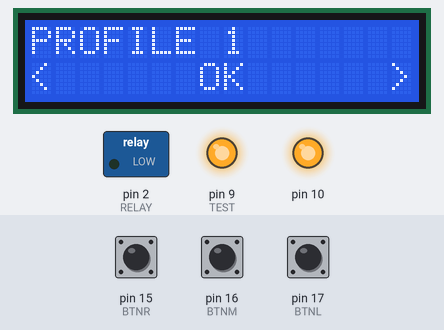
This sketch was run on a simulated Arduino Pro Mini, built with avr-gcc and run on an emulated ATmega328P. Parts: 16×2 character LCD, switched loads named in the sketch (green lamp = pin HIGH), output pins drawn as LEDs (lit = HIGH). The test bench sets the inputs (shaded band); at power-on: pin 16 (BTNM) HIGH, pin 15 (BTNR) HIGH, pin 17 (BTNL) HIGH. Pins used as bus, display or sensor lines are not drawn.

Above: at 1.2 s.
1.3 s: pin 16 (BTNM) pulled LOW for 0.15 s
At 1.6 s:
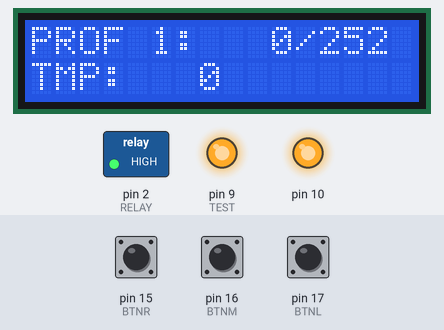
4.4 s: pin 16 (BTNM) pulled LOW for 1 s
At 5.2 s:
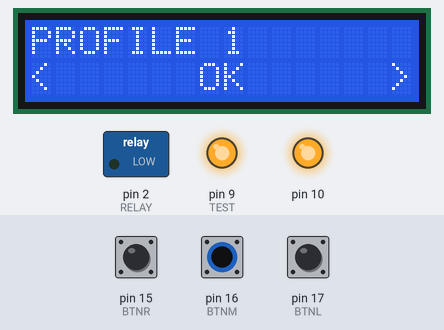
6.9 s: pin 15 (BTNR) pulled LOW for 0.15 s
At 8.1 s:
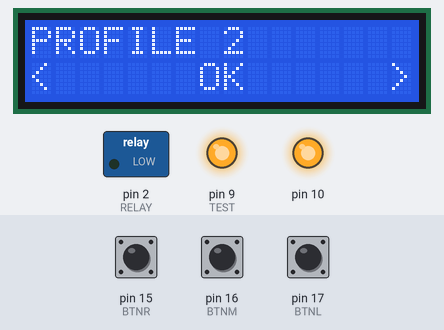
8.5 s: pin 15 (BTNR) pulled LOW for 1 s
At 9.4 s:
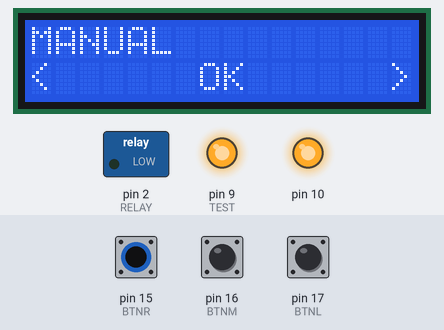
11.0 s: pin 16 (BTNM) pulled LOW for 0.15 s
At 12.2 s:
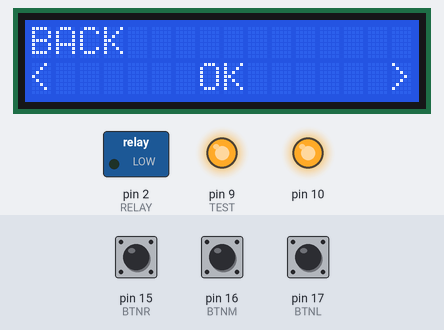
12.6 s: pin 15 (BTNR) pulled LOW for 0.15 s
At 13.8 s:
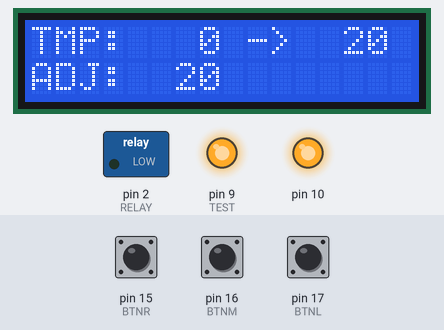
Timing chart, 0 to 15.2 s (numbered marks = the images above; inputs shaded):
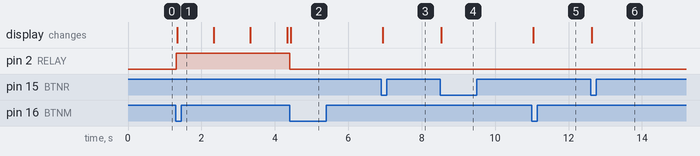

Measured:
- after the input at 1.3 s, pin 2 (RELAY): LOW → HIGH at once; the display: changes at once (image 1)
- after the input at 4.4 s, pin 2 (RELAY): HIGH → LOW at once; the display: changes at once (image 2)
- after the input at 6.9 s, the display: changes at once (image 3)
- after the input at 8.5 s, the display: changes at once (image 4)
- after the input at 11.0 s, the display: changes at once (image 5)
- after the input at 12.6 s, the display: changes at once (image 6)

The sketch:

reflow_oven_code.ino
```cpp
// Prototype for Reflow Oven project
// Specifically for the user interface portion
// References:
// Arduino Pro Mini 3V3 pinout: https://cdn.sparkfun.com/assets/c/6/2/2/1/ProMini8MHzv2.pdf
// Arduino Pro Mini 3V3 Schematic: https://www.arduino.cc/en/uploads/Main/Arduino-Pro-Mini-schematic.pdf
// Project schematic: https://easyeda.com/editor#id=481eb80e627e49baa69d291e790bd23f
// Setting up interupts tutorial: https://www.youtube.com/watch?v=-rvaUgYVNuI (Tutorial: Pin Change Interrupts on the Arduino)
// sbi and cbi: https://arduino.stackexchange.com/questions/50423/sbi-and-cli-implementation (sbi() and cli() implementation)
// ATMEGA328 datasheet: http://ww1.microchip.com/downloads/en/DeviceDoc/ATmega48A-PA-88A-PA-168A-PA-328-P-DS-DS40002061A.pdf

// VERSION 1.0.1 (10/21/2019)

#include "reflow_oven_code.h"

//#define DEBUG

// character arrays; should be same length as I2C width
char str1[] = "                ";
char str2[] = "                ";
char old_str1[] = "                ";
char old_str2[] = "                ";

// volatile variables for ISRs
volatile bool update_flag = false, buttons_flag = false; // flags indicating interrupts

// LiquidCrytal_PCF8574 object
static LiquidCrystal_PCF8574 lcd(LCD_ADDR);

// Thermocouple struct
static PMODTC1_data data;

void setup()
{
  int error;

  // Set up and initialize pins
  digitalWrite(RELAY, LOW);
  digitalWrite(CS, HIGH);
  digitalWrite(TEST, HIGH);
  // buttons need pull-ups
  pinMode(BTNL, INPUT_PULLUP);
  pinMode(BTNM, INPUT_PULLUP);
  pinMode(BTNR, INPUT_PULLUP);
  pinMode(RELAY, OUTPUT);
  pinMode(CS, OUTPUT);
  pinMode(TEST, OUTPUT);

  // Set up button interrupts
  sbi(PCICR, PCIE1); // enable interrupts on PCI1
  sbi(PCMSK1, PCINT11); // enables BTNL to trigger PCI1
  sbi(PCMSK1, PCINT10); // enables BTNM to trigger PCI1
  sbi(PCMSK1, PCINT9); // enables BTNR to trigger PCI1

  // Set up timer interrupt
  TCCR2A = 0; // clear TCCR2A register
  TCCR2B = 0; // clear TCCR2B register
  sbi(TCCR2A, WGM21); // Set counter into Clear Timer on Compare Match (CTC) mode
  sbi(TCCR2B, CS22); // Set clock divider to 1024
  sbi(TCCR2B, CS21);
  sbi(TCCR2B, CS20);
  OCR2A = 196; // Set max value of counter; 8 MHz / (1024 * 196) = 39.86 Hz
  sbi(TIMSK2, OCIE2A); // interrupt mask

  // Set up SPI
  SPI.begin();
  SPI.beginTransaction(SPISettings(10000000, MSBFIRST, SPI_MODE0));

  // Set up LCD
  Serial.begin(115200);
  Wire.begin();
  Wire.beginTransmission(LCD_ADDR);
  error = Wire.endTransmission();
  lcd.begin(16, 2);
  lcd.setBacklight(255);
  lcd.home();

  // Welcome Message
  #ifdef DEBUG
  Serial.println("Debug menu");
  Serial.println("time, oven temp, set temp, ref temp, relay");
  #endif

} // setup()

void loop()
{
  // Get thermocouple data when needed, about every 25 ms
  if(update_flag){
    update_flag = false;
    PMODTC1_update(CS, &data);
  }

  // Debounce function

  // Call UI + control relay
  if(UI_state_machine(data, str1, str2, debounce(&buttons_flag))){
    digitalWrite(RELAY, HIGH);
  } else{
    digitalWrite(RELAY, LOW);
  }

  // Only update screen when necessary to prevent screen flicker
  if(strcmp(str1, old_str1) || strcmp(str2, old_str2)){
    lcd.clear();
    lcd.print(str1);
    lcd.setCursor(0,1);
    lcd.print(str2);
  }
  strcpy(old_str1, str1);
  strcpy(old_str2, str2);

  delay(1);
} // loop()

// debounce function
// checks buttons after debounce time
byte debounce(volatile bool *flag){
  static unsigned long start_time = 0;
  if(*flag){
    if(millis() > start_time + DEBOUNCE_TIME){
      // debounce time has passed; clear flag + sample
      *flag = false;
      return (PINC & (L_MASK | M_MASK | R_MASK)) | F_MASK;
    } else{
      // still debouncing, so nothing to report
      return 0;
    }
  } else{
    // no flag set, so update start_time
    start_time = millis();
    return 0;
  }
}

// ISR for when any button is pressed
ISR (PCINT1_vect)
{
  // Interrupt triggers if any of the buttons are pressed
  // Set flag, will be read by debounce function
  buttons_flag = true;
}

// ISR, telling system to sample TC Module every 25 ms
ISR (TIMER2_COMPA_vect)
{
  // set flag so it can be sampled in code
  update_flag = true;
}
```

PMODTC1.cpp
```cpp
#include "PMODTC1.h"
//#define DEBUG
static float filt_array[FILT_LEN];
static byte filt_index = 0;
static bool filt_init = false;

// Performs SPI transaction and writes binary data to pointers
static void get_SPI_data(int CS, int16_t *TC_data1, int16_t *TC_data2){
  digitalWrite(CS, LOW);
  *TC_data1 = SPI.transfer16(0);
  *TC_data2 = SPI.transfer16(0);
  digitalWrite(CS, HIGH);
}

// Updates provided PMODTC1 structure with thermocouple module data
void PMODTC1_update(int CS, PMODTC1_data *data){
  uint8_t temp_error;
  int16_t TC_data1, TC_data2;
  float oven_temp_raw;

  // get binary data from SPI
  get_SPI_data(CS, &TC_data1, &TC_data2);

  // get and filter oven temp
  oven_temp_raw = ((TC_data1) >> 2) * TC_CONV;

  // Initailize filter if necessary
  if(!filt_init){
    for(int i = 0; i < FILT_LEN; i++){
      filt_array[i] = oven_temp_raw;
    }
    filt_init = true;
  }

  // Update filter with raw val
  filt_array[filt_index++] = oven_temp_raw;
  filt_index = filt_index % 5;

  // write data to provided struct
  data->oven_temp = (filt_array[0] + filt_array[1] + filt_array[2] + filt_array[3] + filt_array[4])/5;
  data->ref_temp = ((TC_data2) >> 4) * TEMP_CONV;
  temp_error = TC_data1 & ERROR_MASK;
  data->error_flag = (temp_error<< 3) | TC_data2 & (ERROR_MASK | SCV_MASK | SCG_MASK | OC_MASK);

  #ifdef DEBUG
  Serial.println("Filt array: " +
    String(filt_array[0]) + ", " +
    String(filt_array[1]) + ", " +
    String(filt_array[2]) + ", " +
    String(filt_array[3]) + ", " +
    String(filt_array[4]));
  #endif
}
```

PMODTC1.h
```cpp
#ifndef PMODTC1_h
#define PMODTC1_h

#include <stdint.h>
#include <Arduino.h>
#include <SPI.h>

// Thermocouple module masks
#define TC_MASK (0xFFFC)      // Bits 31~18, signed 14 bits
#define TEMP_MASK (0xFFF0)    // Bits 15~4, signed 12 bits
#define ERROR_MASK (0x0001)   // Bit 16, active high
#define SCV_MASK (0x0004)     // Bit 2, active high
#define SCG_MASK (0x0002)     // Bit 1, active high
#define OC_MASK (0x0001)      // Bit 0, active high

// Thermocouple constants
#define TC_CONV (0.25)
#define TEMP_CONV (0.0625)

// Filter properties
#define FILT_LEN (5)

struct PMODTC1_data{
  float oven_temp;
  float ref_temp;
  uint8_t error_flag;
};

// Updates provided PMODTC1 structure with thermocouple module data
void PMODTC1_update(int CS, PMODTC1_data *data);

#endif
```

oven_UI.cpp
```cpp
#include "oven_UI.h"
//#define DEBUG

static state UI_state = SELECT;
static byte SELECT_var = 0;
static byte MANUAL_var = 0;
static byte PROFILE_var = 0;
static float set_temp = 20, temp_start = 0, temp_end = 20;
static unsigned long t_start = 0, t_end = 1;
static int hysteresis = 0;
static bool relay_enable = false;

#ifdef DEBUG
static unsigned long last_time = 0;
static const unsigned long debug_period = 100;
#endif

// uses byte buttons (LEFT, MIDDLE, RIGHT, FLAG) to choose next state
// drives what str1 and str2 should be based on state + data
// returns whether or not relay should be on, based on thermocouple readings
bool UI_state_machine(PMODTC1_data data, char *str1, char *str2, byte buttons){
  bool to_return = false;
  char str_temp[4];

  // check error flags
  if(data.error_flag > 0){
    // Error has occured; check it
    strcpy(str1, "TC MOD ERROR");
    strcpy(str2, "");
    if(data.error_flag & SCV_MASK){
      strcat(str2, "SCV ");
    }
    if(data.error_flag & SCG_MASK){
      strcat(str2, "SCG ");
    }
    if(data.error_flag & OC_MASK){
      strcat(str2, "OC");
    }
    UI_state = SELECT;
    relay_enable = false;
    to_return = false;
  } else{
    // state machine
    switch(UI_state){

      // SELECT state
      case SELECT:
        switch(SELECT_var){
          case 0:
            strcpy(str1, "PROFILE 1");
            break;
          case 1:
            strcpy(str1, "PROFILE 2");
            break;
          case 2:
            strcpy(str1, "MANUAL");
            break;
        }
        strcpy(str2, nav_string);

        // check buttons
        if((buttons & F_MASK) > 0){
          // clear flag
          buttons &= ~F_MASK;
          if((buttons & L_MASK) == 0){
            SELECT_var = max(0, SELECT_var-1);
          } else if((buttons & R_MASK) == 0){
            SELECT_var = min(2, SELECT_var+1);
          } else if((buttons & M_MASK) == 0){
            // Hit enter, so change state to PROFILE or MANUAL
            if(SELECT_var == 0 || SELECT_var == 1){
              UI_state = PROFILE;
              reset_timer();
            } else if(SELECT_var == 2){
              UI_state = MANUAL;
            }
          }
        }
        to_return = false;
        break;

      // PROFILE state
      case PROFILE:
        // feed interpolator profiles to get set temp
        set_temp = m_lin_interp(ALENGTH, &time_array[SELECT_var][0], &temp_array[SELECT_var][0]);

        // turns relay on or off w/ hysteresis
        if(data.oven_temp < (set_temp + (float)hysteresis)){
          to_return = true;
          hysteresis = 0;
        } else {
          hysteresis = HYST_VAL;
          to_return = false;
        }

        // only enable relay if within profile
        if(get_time() > time_array[ADEPTH-1][ALENGTH-1]){
          relay_enable = false;
        } else{
          relay_enable = true;
        }

        // update LCD text
        // shows run time, end time and current temp
        if(relay_enable){
          strcpy(str1, "PROF ");
          sprintf(str_temp, "%1d", (int) SELECT_var + 1);
          strcat(str1, str_temp);
          strcat(str1, ": ");
          sprintf(str_temp, "%3d", (int)(get_time()/1000));
          strcat(str1, str_temp);
          strcat(str1, "/");
          sprintf(str_temp, "%3d", (int)(time_array[SELECT_var][ALENGTH-1]/1000));
          strcat(str1, str_temp);
        } else{
          strcpy(str1, "Done!");
        }
        strcpy(str2, "TMP: ");
        sprintf(str_temp, "%3d", (int)data.oven_temp);
        strcat(str2, str_temp);

        // check buttons
        if((buttons & F_MASK) > 0){
          // clear flag
          buttons &= ~F_MASK;
          if((buttons & M_MASK) == 0){
            // Hit back, so crevert to SELECT
            UI_state = SELECT;
            relay_enable = false;
          }
        }
        break;

      // Manual state
      case MANUAL:
        // feed interpolator current temp and target temp
        set_temp = lin_interp(t_start, t_end, temp_start, temp_end);

        // turns relay on or off w/ hysteresis
        if(data.oven_temp < (set_temp + (float)hysteresis)){
          to_return = true;
          hysteresis = 0;
        } else {
          hysteresis = HYST_VAL;
          to_return = false;
        }

        // lets user go back to SELECT or change target temp
        switch(MANUAL_var){
          case 0:
            strcpy(str1, "BACK");
            strcpy(str2, nav_string);
            break;
          default:
            strcpy(str1, "TMP: ");
            sprintf(str_temp, "%3d", (int)data.oven_temp);
            strcat(str1, str_temp);
            strcat(str1," -> ");
            sprintf(str_temp, "%3d", (int)temp_end);
            strcat(str1, str_temp);
            strcpy(str2, "ADJ: ");
            sprintf(str_temp, "%3d", (MANUAL_var+1) * 10);
            strcat(str2, str_temp);
            break;
        }

        // check buttons
        if((buttons & F_MASK) > 0){
          // clear flag
          buttons &= ~F_MASK;
          if((buttons & L_MASK) == 0){
            MANUAL_var = max(0, MANUAL_var-1);
          } else if((buttons & R_MASK) == 0){
            MANUAL_var = min(29, MANUAL_var+1);
          } else if((buttons & M_MASK) == 0){
            // Hit enter, so change state
            if(MANUAL_var == 0){
              // user wants to go back to SELECT state
              UI_state = SELECT;
              relay_enable = false;
              to_return = false;
              reset_timer();
            } else{
              // user has changed target temp
              // update times and temps for interpolation
              temp_start = data.oven_temp;
              temp_end = (float) (MANUAL_var+1) * 10;
              t_start = get_time();
              t_end = t_start + abs(temp_end - temp_start) * MANUAL_SLOPE;
              relay_enable = true;
            }
          }
        }
        break;
    }
  }
  #ifdef DEBUG
  // only shows debug info when relay is enabled since not much happens without the relay
  if(relay_enable){
    if(get_time() > (last_time + debug_period)){
      Serial.print(
        String(get_time()) + ", " +
        String(data.oven_temp) + ", " +
        String(set_temp) + ", " +
        String(data.ref_temp) + ", " +
        String(to_return) + "\n"
      );
      last_time = get_time();
    }
  }
  #endif

  to_return = relay_enable && to_return;
  return to_return;
}
```

oven_UI.h
```cpp
#ifndef oven_UI_h
#define oven_UI_h

#include <Arduino.h>
#include <stdio.h>
#include <stdlib.h>
#include <string.h>
#include "PMODTC1.h"
#include "reflow_oven_code.h"

#define MANUAL_SLOPE (3000) // ms per degree
#define HYST_VAL (-2); // in Celsius

// UI variables
enum state
{
  SELECT,
  MANUAL,
  PROFILE
};

const char nav_string[] = "<      OK      >";
const char cancel_string[] = "      BACK";

// returns true if relay should be on; false otherwise
bool UI_state_machine(PMODTC1_data data, char *str1, char *str2, byte buttons);

#endif
```

oven_interp.cpp
```cpp
#include "oven_interp.h"
static unsigned long start_time = 0;

// resets timer used by interpolator
void reset_timer(void){
  start_time = millis();
}

// returns timer value
unsigned long get_time(void){
  return millis() - start_time;
}

// performs linear interpolation using matrixes
// gives last value in temp array when time exceeds last value in time array
float m_lin_interp(int alength, const unsigned long *time_array, const int *temp_array){
  unsigned long cur_time = get_time();
  int index = 0;
  while((index < alength-1) && (cur_time > time_array[index + 1])){
    index++;
  }
  if(index >= alength - 1){
    return temp_array[alength-1];
  } else{
    return ((float)(temp_array[index + 1] * (cur_time - time_array[index])) + (temp_array[index] * (time_array[index + 1] - cur_time))) /(time_array[index+1] - time_array[index]);
  }
}

// performs linear interpolation between two points
// uses starting and ending time and temperature, using current time for calculations
// gives end temp if time exceeds end time
float lin_interp(unsigned long t1, unsigned long t2, int temp1, int temp2){
  unsigned long cur_time = get_time();
  if(cur_time > t2){
    return (float) temp2;
  } else{
    return ((float)(temp2 * (cur_time - t1)) + (temp1 * (t2 - cur_time))) /(t2 - t1);
  }
}
```

oven_interp.h
```cpp
#ifndef oven_interp_h
#define oven_interp_h

#include <Arduino.h>

// resets timer used by interpolator
void reset_timer(void);
// returns timer value
unsigned long get_time(void);
// performs linear interpolation using matrixes
float m_lin_interp(int alength, const unsigned long *time_array, const int *temp_array);
// performs linear interpolation between two points
float lin_interp(unsigned long t1, unsigned long t2, int temp1, int temp2);

#endif
```

reflow_oven_code.h
```cpp
#ifndef reflow_oven_code_h
#define reflow_oven_code_h

#include <LiquidCrystal_PCF8574.h>
#include <Wire.h>
#include <SPI.h>

#include "PMODTC1.h"
#include "oven_interp.h"
#include "oven_UI.h"

// Pinouts
#define RELAY 2
#define TEST 9 // useful if you want to do some timing measurements
#define CS 14 // chip select for thermocouple module
#define BTNR 15 // A1, PC1, PCINT9, PCI1
#define BTNM 16 // A2, PC2, PCINT10, PCI1
#define BTNL 17 // A3, PC3, PCINT11, PCI1
// SCK on 13
// MISO on 12
// MOSI on 11
// SS on 10

// I2C addresses
#define LCD_ADDR 0x3F // may vary for different LCD modules

// macros
#define cbi(sfr, bit) (_SFR_BYTE(sfr) &= ~_BV(bit)) // used to set bits in registers
#define sbi(sfr, bit) (_SFR_BYTE(sfr) |= _BV(bit)) // used to clear bits in registers

// Bit masks
#define L_MASK (_BV(PINC3)) // Mask for left button
#define M_MASK (_BV(PINC2)) // Mask for middle button
#define R_MASK (_BV(PINC1)) // Mask for right button
#define F_MASK (1) // Mask for buttons flag

// Constants
#define ALENGTH (7) // number of points in a single profile
#define ADEPTH (2) // number of profiles
#define DEBOUNCE_TIME 10 // debounce delay in ms

// Arrays
// initial temp and time profiles were based off of the datasheet for the solder paste
// adjusted based on results from experimentation
const int temp_array[ADEPTH][ALENGTH] = {
  {25, 90, 130, 138, 165, 138, 25},
  {25, 150, 175, 217, 249, 217, 25}
};
const unsigned long time_array[ADEPTH][ALENGTH] = {
  {0, 90000UL, 180000UL, 210000UL, 250000UL, 251000UL, 252000UL},
  {0, 110000UL, 200000UL, 250000UL, 300000UL, 301000UL, 302000UL}
};

#endif
```
